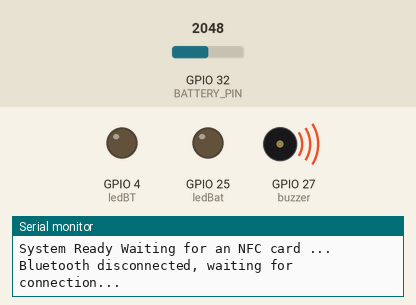
Simulated run of this sketch. Board: ESP32. Shown: output pins drawn as LEDs (lit = HIGH), buzzer (waves = sounding, pin HIGH), the last lines printed to the serial monitor. Inputs (shaded band) come from the test bench; at power-on: GPIO 32 (BATTERY_PIN) = 2048 (analog values on the 0–4095 scale). Nothing arrives over Bluetooth unless stated.

Above: at 0.7 s.
At 4.8 s:
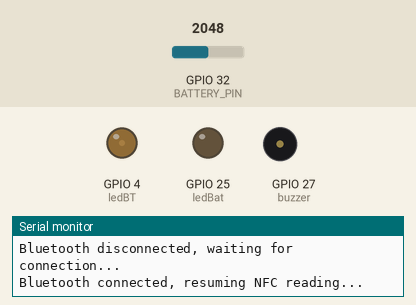
4.9 s: GPIO 32 (BATTERY_PIN) set to 3139
7.9 s: GPIO 32 (BATTERY_PIN) set to 3056
At 10.9 s:
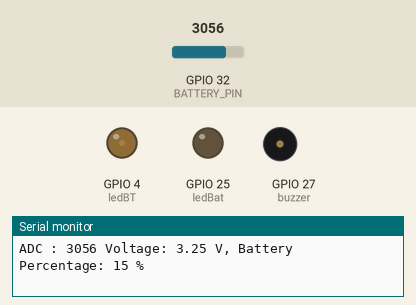
Timing chart, 0 to 16.9 s (numbered marks = the images above; inputs shaded):
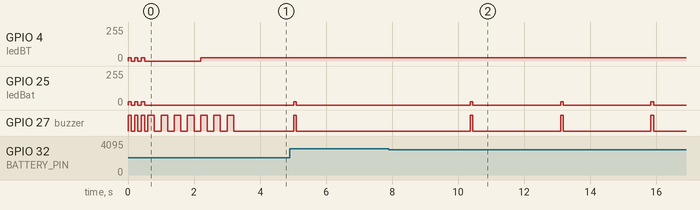

The sketch:

NFCBT_REV_10K_BUZZ.ino
```cpp
#include <Wire.h>
#include <Adafruit_PN532.h>
#include <BluetoothSerial.h>

//---- Pin untuk SPI---------

#define PN532_SCK (18)
#define PN532_MISO (19)
#define PN532_MOSI (23)
#define PN532_SS (5)

//---------------------------

//---inisiasi NFC dan Bluetooth---

Adafruit_PN532 nfc(PN532_SS);
BluetoothSerial SerialBT;

//--------------------------------

//---- Variable untuk state awal bluetooth dan interval pembacaan NFC -----------------

bool bluetoothConnected = false;
unsigned long lastCheck = 0;
const unsigned long checkInterval = 1000;   // Interval untuk memeriksa koneksi Bluetooth
const unsigned long nfcReadTimeout = 1000;  // Timeout untuk pembacaan NFC

//-------------------------------------------------------------------------------------

//--------------------- pin setup untuk baterai, LED & Buzzer ------------------

#define ledBT 4         //pin LED
#define ledBat 25       //pin notif batterai
#define buzzer 27       //pin buzzer
#define BATTERY_PIN 32  // pin untuk pembacaan baterai dari out pembagi tegangan

//------------------------------------------------------------------------------

//-------- Setting Untuk nilai-nilai, Nama Bluetooth yang dibutuhkan -------------------- (r10k)//

const int ledValue = 25;             // nilai output untuk kecerahan led
const float maxVoltage = 3.55;        // Tegangan maksimal
const float minVoltage = 3.2;        // Tegangan minimal
const float referenceVoltage = 3.3;  // Tegangan referensi (3.6)
const int adcMaxValue = 3099;        // Nilai maksimum ADC (12-bit ADC)  (3474.65)                                                                  //cr by Mitsal Ghapiqi
const float ralatBaterai = 0.04;
const int numSamples = 1000;          // Jumlah sampel untuk rata-rata (stabilizator nilai presentase baterai)(500)
const int minPercentage = 35;        // presentase minimal untuk notif low batterry (10)
const int maxPercentage = 92;        // presentase maksimal untuk notif battery ready (80)
String namaBluetooth = "NBT_TEST";     // Nama Bluetooth

//--------------------------------------------------------------------------------------//
String nfcID = "";  //variable penyimpanan ID NFC

void bateraiIndikator() {
  long adcSum = 0;
  for (int i = 0; i < numSamples; i++) {
    adcSum += analogRead(BATTERY_PIN);
    delay(1);  // Delay pendek untuk memberikan waktu antara pembacaan sampel
  }

  //--------------- Logic Rumus presentase batterai----------------------------

  int adcValue = adcSum / numSamples;
  float voltage = (adcValue * referenceVoltage) / adcMaxValue;
  if (voltage > maxVoltage) voltage = voltage;
  if (voltage < minVoltage) voltage = voltage;
  int percentage = ((voltage - minVoltage) / (maxVoltage - minVoltage)) * 100; //(100)

  //-----------------------------------------------------------------------------

  //------------notification battery logic----------------

  if (percentage <= minPercentage) {
    analogWrite(ledBat, ledValue);
    digitalWrite(buzzer, HIGH);
    delay(80);
    analogWrite(ledBat, 0);
    digitalWrite(buzzer, LOW);
    delay(40);


  } else if (percentage >= maxPercentage) {
    analogWrite(ledBat, 0);
  }

  //------------------------------------------------------

  //--------------Print Nilai Input Batterai ke Serial Monitor----------------
  Serial.print("ADC : ");
  Serial.print(adcValue);
  Serial.print(" ");
  Serial.print("Voltage: ");
  Serial.print(voltage);
  Serial.print(" V, ");
  Serial.print("Battery Percentage: ");
  Serial.print(percentage);
  Serial.println(" %");

  //------- Uncommand If needed to send to bluetooth ------------------------ //
  //SerialBT.println(voltage);
  //SerialBT.println(percentage);

  //--------------------------------------------------------------------------
}

void setup(void) {

  Serial.begin(115200);           //Baud Rate Serial Monitor
  SerialBT.begin(namaBluetooth);  // Nama Bluetooth
  Serial.println("NFC reader initializing...");
  pinMode(ledBT, OUTPUT);
  pinMode(buzzer, OUTPUT);
  pinMode(BATTERY_PIN, INPUT);
  pinMode(ledBat, OUTPUT);
  analogReadResolution(12);  // ADC diubah jadi 12-bit
  nfc.begin();               // NFC inisiator

  uint32_t versiondata = nfc.getFirmwareVersion();
  //------------ ketika PN532 Error Indikasi tidak Koneksi PN532--------------------
  if (!versiondata) {
    Serial.print("Didn't find PN53x board");
    while (1) {
      analogWrite(ledBT, ledValue);
      analogWrite(ledBat, ledValue);
      digitalWrite(buzzer, HIGH);
      delay(100);
      digitalWrite(buzzer, LOW);
      analogWrite(ledBT, 0);
      analogWrite(ledBat, 0);
      delay(100);
    };  // halt
    //------------------------------------------------------------------------------
  }


  nfc.SAMConfig();
  Serial.println("System Ready Waiting for an NFC card ...");
  for (int x = 1; x <= 3; x++) {  // notification logic System Ready
    analogWrite(ledBT, ledValue);
    analogWrite(ledBat, ledValue);
    digitalWrite(buzzer, HIGH);
    delay(100);
    digitalWrite(buzzer, LOW);
    analogWrite(ledBT, 0);
    analogWrite(ledBat, 0);
    delay(100);
  }
}

void loop(void) {

  unsigned long currentMillis = millis();

  // Memeriksa koneksi Bluetooth setiap interval tertentu
  if (currentMillis - lastCheck >= checkInterval) {
    lastCheck = currentMillis;
    bateraiIndikator();
    bluetoothConnected = SerialBT.hasClient();
  }

  if (bluetoothConnected) {  // logic untuk bluetooth terkoneksi
    uint8_t uid[7];          // Maximum size of the UID
    uint8_t uidLength;

    // Memulai pendeteksian non-blocking
    nfc.startPassiveTargetIDDetection(PN532_MIFARE_ISO14443A);

    unsigned long startTime = millis();
    bool cardDetected = false;

    // Coba membaca kartu NFC dengan timeout
    while (millis() - startTime < nfcReadTimeout) {
      // Coba baca apakah ada kartu yang terdeteksi
      if (nfc.readDetectedPassiveTargetID(uid, &uidLength)) {
        cardDetected = true;
        break;
      }

      // Periksa kembali koneksi Bluetooth selama menunggu
      if (!SerialBT.hasClient()) {
        bluetoothConnected = false;
        break;
      }

      delay(10);  // Tambahkan sedikit delay untuk mengurangi beban CPU
    }

    if (cardDetected) {
      Serial.print("NFC ID Terdeteksi UID : ");
      String CardID = "";
      String Link = "";
      unsigned int hex_num;
      hex_num = uid[3] << 24;
      hex_num += uid[2] << 16;
      hex_num += uid[1] << 8;
      hex_num += uid[0];
      CardID = String(hex_num);
      if (CardID.length() == 8) {
        CardID = '0' + CardID;
      }
      if (CardID.length() == 9)  //panjang karakter untuk nfc id
      {
        CardID = '0' + CardID;
      } else {
        nfcID = CardID;
      }
      nfcID = CardID;
      delay(50);

      digitalWrite(buzzer, HIGH);
      delay(300);
      digitalWrite(buzzer, LOW);
      delay(300);

      digitalWrite(ledBT, LOW);
      delay(100);
      Serial.println(nfcID);
      SerialBT.print(nfcID + String("\n"));  // kirim NFC ID to bluetooth
      analogWrite(ledBT, ledValue);
    }
  } else {  // Logic Bluetooth terputus
    Serial.println("Bluetooth disconnected, waiting for connection...");
    for (int x = 1; x <= 4; x++) {
      digitalWrite(buzzer, HIGH);
      delay(200);
      digitalWrite(buzzer, LOW);
      delay(200);
    }

    while (!SerialBT.hasClient()) {  //perulangan atau logic untuk menunggu koneksi bluetooth
      delay(500);                    // Menunggu hingga ada koneksi Bluetooth
      analogWrite(ledBT, ledValue);
      delay(100);
      analogWrite(ledBT, 0);
      delay(100);
      bateraiIndikator();
      delay(1000);
    }
    Serial.println("Bluetooth connected, resuming NFC reading...");
    //--------- Control Notification ketika tap card -------------//
    analogWrite(ledBT, ledValue);
    for (int x = 1; x <= 3; x++) {
      digitalWrite(buzzer, HIGH);
      delay(200);
      digitalWrite(buzzer, LOW);
      delay(200);
    }
  }
  delay(500);  // Delay untuk menghindari loop terlalu cepat
}

// Cr by Mitsal Ghapiqi
// dev by Irfan_ku
```

Measured:
- after the input at 7.9 s, GPIO 25 (ledBat): alternates 25/255 for 0.08 s and 0/255 for 2.7 s, starting after 2.5 s; GPIO 27 (buzzer): alternates HIGH for 0.08 s and LOW for 2.7 s, starting after 2.5 s
